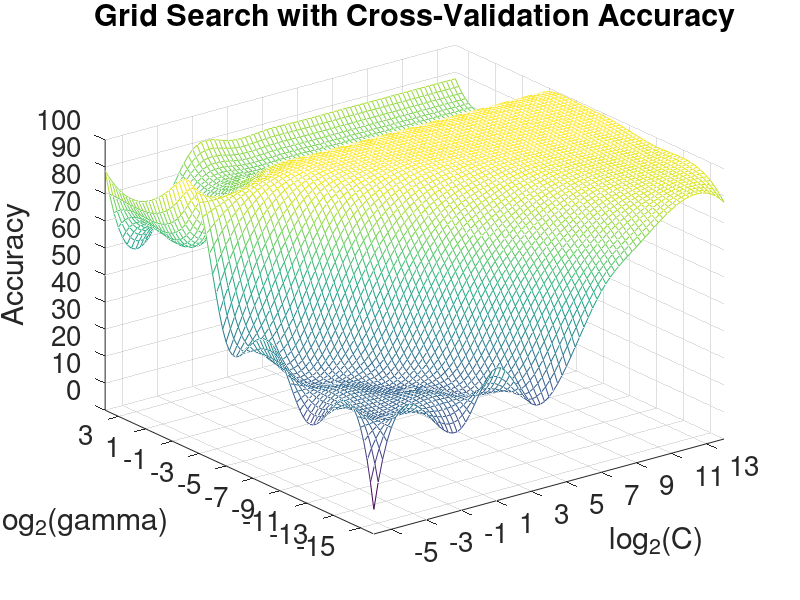

Write the MATLAB code that produced this figure.
% plots data which was generated by gridSearchSVM
clear ; close all; clc
if !exist('gridSearchSVMResult.mat')
	printf("no data to plot, first run gridSearchSVM!");
endif
load('gridSearchSVMResult.mat');

% Create New Figure
figure;
%hold on;
%hold off;

%C = [2^-5,  2^-3,  2^-1,  2^1,  2^3,  2^5,  2^7,  2^9,  2^11, 2^13];
%g = [2^-15, 2^-13, 2^-11, 2^-9, 2^-7, 2^-5, 2^-3, 2^-1, 2^1,  2^3];
for i=1:length(C)
	C(i) = log2(C(i));
	g(i) = log2(g(i));
end
% plot(C,g,'rx','MarkerSize', 5);

% values in acc were added by iterating through C and iterating through g in an inner loop
% thus, the first length(C) values are for C(1) and g(1)-g(length(g))
[X,Y] = meshgrid(C,g);	% X has same C values in one column, Y has same g values in row
% so we can just reshape the acc vector because it will iteratively fill the columns
acc = reshape(acc, length(C), length(g));

% generating sample data
%acc = rand(1,length(C)*length(C));
%acc = reshape(acc,length(C),length(C));
%acc *= 100;
%for i=1:size(acc,1)
%	for j=1:size(acc,2)
%		if (i < 4 || i>6 || j<4 || j>6)
%			acc(i,j) = max([20, acc(i,j)-40]);
%		else
%			acc(i,j) = min([80, acc(i,j)+40]);
%		endif
%	end
%end

% interpolating with spline to get a smooth shaped plot of the function
[XI,YI] = meshgrid(min(C)-1:0.25:max(C)+1, min(g)-1:0.25:max(g)+1);
ZI = interp2(X,Y,acc,XI,YI,'spline');
%mesh(C,g,acc), hold, mesh(XI,YI,ZI);
mesh(XI,YI,ZI);

% set plot metadata
fontsize = 20;
title("Grid Search with Cross-Validation Accuracy", "fontsize", fontsize);
ylabel("log_2(\gamma)", "fontsize", fontsize);
xlabel("log_2(C)", "fontsize", fontsize);
zlabel("Accuracy", "fontsize", fontsize);
axis([-6 14 -16 4 0 100]);
set(gca, 'XTick', -5:2:13);
set(gca, 'YTick', -15:2:3);
set(gca, 'ZTick', 0:10:100);
set(gca, 'fontsize', 20);
grid on;

% save
print("gridSearchSVMPlot.png");